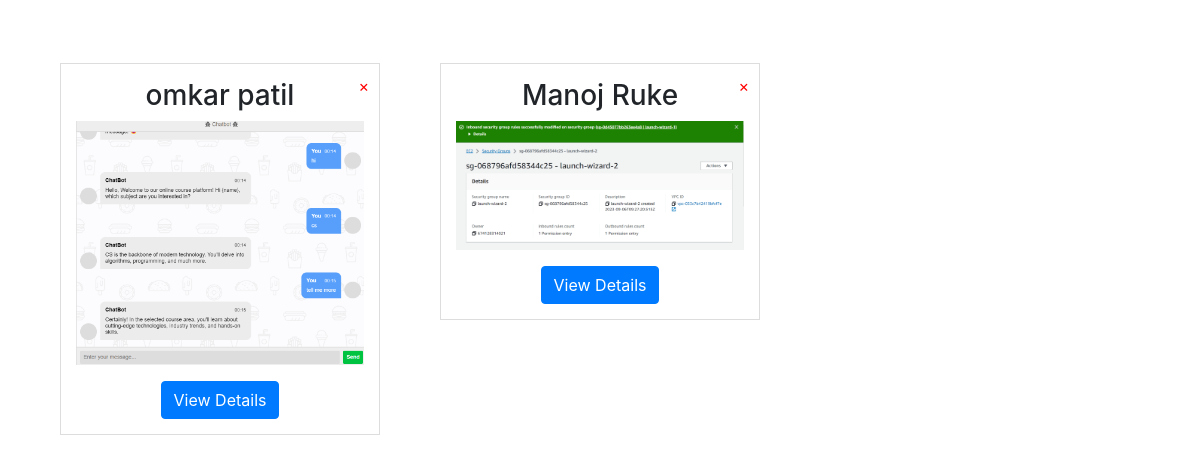
Screenshot of /properties with the database file from the repository.
### models.py (models this page shows)
class Villa(db.Model):
    id = db.Column(db.Integer, primary_key=True)
    first_name = db.Column(db.String(50), nullable=False)
    last_name = db.Column(db.String(50), nullable=False)
    email = db.Column(db.String(120), nullable=False)
    phone = db.Column(db.String(20), nullable=False)
    location = db.Column(db.String(100), nullable=False)
    property_type = db.Column(db.String(50), nullable=False)
    rooms = db.Column(db.Integer, nullable=False)
    heard_about = db.Column(db.String(100))
    description = db.Column(db.Text)
    timestamp = db.Column(db.DateTime, index=True, default=datetime.utcnow)
    photos = db.relationship('Photo', backref='villa', lazy=True)
    link = db.Column(db.String(200))

class Photo(db.Model):
    id = db.Column(db.Integer, primary_key=True)
    filename = db.Column(db.String(200), nullable=False)
    villa_id = db.Column(db.Integer, db.ForeignKey('villa.id'), nullable=False)
    timestamp = db.Column(db.DateTime, index=True, default=datetime.utcnow)

### app.py (the view)
@app.route('/properties')
def view_properties():
    villas = Villa.query.all()
    if not villas:
        flash('No properties found.')
    else:
        for villa in villas:
            print(villa)  # Log the villas for debugging
    return render_template('properties.html', villas=villas)

### templates/properties.html (shortened to what this page needs)
<!DOCTYPE html>
<html lang="en">
<head>
    <link href="https://stackpath.bootstrapcdn.com/bootstrap/4.5.2/css/bootstrap.min.css" rel="stylesheet">
</head>
<body>
    <div class="container mt-5">
        <div class="row">
            {% for villa in villas %}
                <div class="col-md-4">
                    <div class="property-box" data-villa-id="{{ villa.id }}">
                        <span class="delete-button" data-toggle="modal" data-target="#deleteModal" data-villa-id="{{ villa.id }}">&times;</span>
                        <h3>{{ villa.first_name }} {{ villa.last_name }}</h3>
                        {% if villa.photos %}
                            <img src="{{ url_for('static', filename='villa_photos_of_customer/' ~ villa.photos[0].filename) }}" alt="Property Image">
                        {% endif %}
                        <a href="{{ url_for('view_property', villa_id=villa.id) }}" class="btn btn-primary mt-3">View Details</a>
                    </div>
                </div>
            {% endfor %}
        </div>
    </div>
</body>
</html>

### templates/properties.html (style rules this page uses)
.property-box { border: 1px solid #ddd; padding: 15px; margin: 15px; text-align: center; position: relative; }
.property-box img { max-width: 100%; height: auto; }
.delete-button { position: absolute; top: 10px; right: 10px; cursor: pointer; color: red; }

### rows the page displays
Villa: first_name "omkar", last_name "patil", filename (picture)
Villa: first_name "Manoj", last_name "Ruke", filename (picture)
